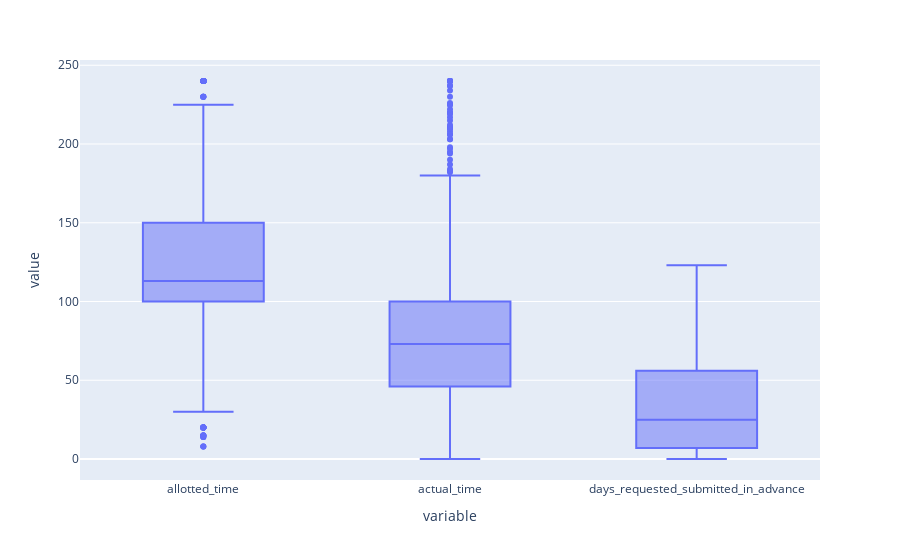

Here is the notebook cell this chart was saved with:
### Markdown cell above
## Vizs

### Code cell
px.box(data_frame=num_cols)

### Figure 1 — Plotly figure (JSON) as saved in the notebook; plotly's stock layout.template omitted (floating-point values rounded to 4 significant figures; data arrays with more than 128 entries replaced by an {"elided": "..."} marker saying what was removed)
{"data": [{"alignmentgroup": "True", "hovertemplate": "variable=%{x}<br>value=%{y}<extra></extra>", "legendgroup": "", "marker": {"color": "#636efa"}, "name": "", "notched": false, "offsetgroup": "", "orientation": "v", "showlegend": false, "type": "box", "x": {"elided": "28446 str values"}, "x0": " ", "xaxis": "x", "y": {"elided": "28446 int values"}, "y0": " ", "yaxis": "y"}], "layout": {"boxmode": "group", "legend": {"tracegroupgap": 0}, "margin": {"t": 60}, "xaxis": {"anchor": "y", "domain": [0, 1], "title": {"text": "variable"}}, "yaxis": {"anchor": "x", "domain": [0, 1], "title": {"text": "value"}}}}
